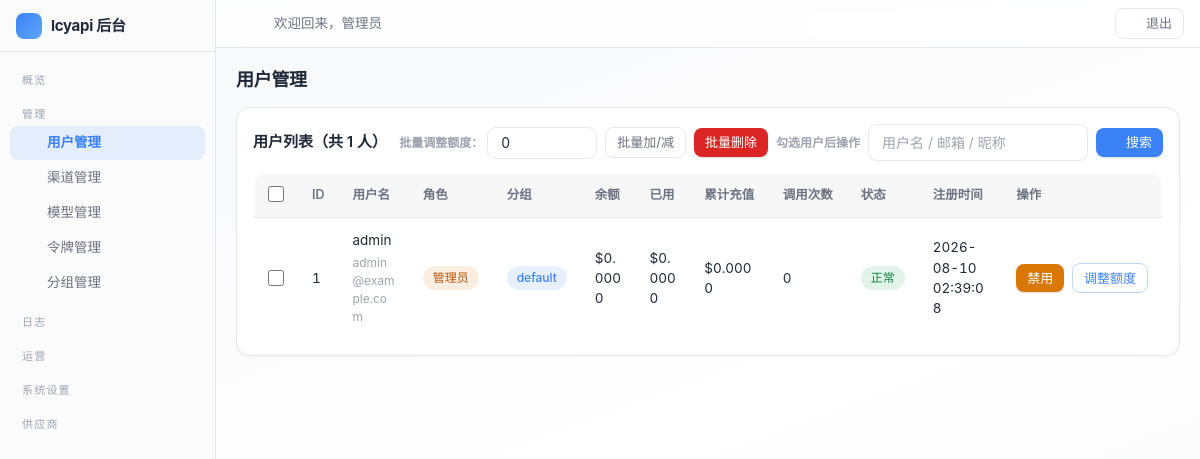
Screenshot of /admin/users/index.php (signed in) with the database file from the repository.
### tables this page shows
CREATE TABLE IF NOT EXISTS settings (
    `key` VARCHAR(50) NOT NULL PRIMARY KEY,
    value TEXT DEFAULT NULL,
    type VARCHAR(20) NOT NULL DEFAULT 'string',
    description VARCHAR(255) DEFAULT NULL,
    updated_at DATETIME NOT NULL DEFAULT CURRENT_TIMESTAMP ON UPDATE CURRENT_TIMESTAMP
);

CREATE TABLE IF NOT EXISTS users (
    id INT UNSIGNED AUTO_INCREMENT PRIMARY KEY,
    checkin_streak INT UNSIGNED NOT NULL DEFAULT 0 COMMENT '连续签到天数',
    username VARCHAR(50) NOT NULL,
    email VARCHAR(100) DEFAULT NULL,
    email_verified TINYINT NOT NULL DEFAULT 0 COMMENT '邮箱已验证',
    password VARCHAR(255) NOT NULL,
    nickname VARCHAR(50) DEFAULT NULL,
    avatar VARCHAR(255) DEFAULT NULL,
    role ENUM('admin','user') NOT NULL DEFAULT 'user',
    quota DECIMAL(14,6) NOT NULL DEFAULT 0.000000,
    used_quota DECIMAL(14,6) NOT NULL DEFAULT 0.000000,
    total_quota DECIMAL(14,6) NOT NULL DEFAULT 0.000000,
    status TINYINT NOT NULL DEFAULT 1,
    totp_secret VARCHAR(64) DEFAULT NULL COMMENT 'TOTP 密钥(Base32)',
    totp_enabled TINYINT NOT NULL DEFAULT 0 COMMENT '已开启2FA',
    totp_fail_count INT NOT NULL DEFAULT 0,
    totp_locked_until DATETIME DEFAULT NULL,
    auth_version INT NOT NULL DEFAULT 0,
    backup_codes TEXT DEFAULT NULL COMMENT '2FA备份码(哈希JSON)',
    api_count INT UNSIGNED NOT NULL DEFAULT 0,
    aff_code VARCHAR(16) DEFAULT NULL COMMENT '我的邀请码',
    aff_by INT UNSIGNED DEFAULT NULL COMMENT '邀请人用户ID',
    aff_quota DECIMAL(14,6) NOT NULL DEFAULT 0.000000 COMMENT '待转入的邀请收益',
    aff_history_quota DECIMAL(14,6) NOT NULL DEFAULT 0.000000 COMMENT '累计邀请收益',
    `group` VARCHAR(32) NOT NULL DEFAULT 'default' COMMENT '用户分组',
    last_login_at DATETIME DEFAULT NULL,
    last_login_ip VARCHAR(45) DEFAULT NULL,
    created_at DATETIME NOT NULL DEFAULT CURRENT_TIMESTAMP,
    updated_at DATETIME NOT NULL DEFAULT CURRENT_TIMESTAMP ON UPDATE CURRENT_TIMESTAMP,
    UNIQUE KEY uk_username (username),
    UNIQUE KEY uk_email (email),
    UNIQUE KEY uk_aff_code (aff_code),
    KEY idx_status (status),
    KEY idx_aff_by (aff_by)
);

### includes/cache.php (called while the page is built, shortened)
<?php
class Cache
{
    private static $enabled = true;
    public static function setConfig($config)
    {
        self::$enabled = $config['enabled'];
    }
    public static function get($key)
    {
        if (!self::$enabled) {
            return false;
        }
        $file = self::getFilePath($key);
        $data = @file_get_contents($file);
        $value = @json_decode($data, true);
        return $value;
    }
    public static function set($key, $value, $ttl = 0)
    {
        if (!self::$enabled) {
            return false;
        }
        return true;
    }
    public static function remember($key, $ttl, $callback)
    {
        $cached = self::get($key);
        $value = $callback();
        return $value;
    }
}

### includes/db.php (called while the page is built, shortened)
<?php
class DB
{
    private static $pdo = null;
    public static function init($config)
    {
        $dsn = sprintf('mysql:host=%s;port=%d;dbname=%s;charset=%s', $config['host'], $config['port'], $config['name'], $config['charset']);
        self::$pdo = new PDO($dsn, $config['user'], $config['pass'], [
            PDO::ATTR_ERRMODE => PDO::ERRMODE_EXCEPTION,
            PDO::ATTR_DEFAULT_FETCH_MODE => PDO::FETCH_ASSOC,
            PDO::ATTR_EMULATE_PREPARES => false,
            PDO::ATTR_TIMEOUT => 5,
        ]);
    }
    public static function getInstance()
    {
        return self::$pdo;
    }
    public static function query($sql, $params = [])
    {
        $stmt = self::getInstance()->prepare($sql);
        $stmt->execute($params);
        return $stmt;
    }
    public static function fetch($sql, $params = [])
    {
        $stmt = self::query($sql, $params);
        return $stmt->fetch() ?: false;
    }
    public static function fetchAll($sql, $params = [])
    {
        return self::query($sql, $params)->fetchAll();
    }
    public static function value($sql, $params = [])
    {
        $row = self::query($sql, $params)->fetch(PDO::FETCH_NUM);
        return $row ? $row[0] : null;
    }
}

### includes/auth.php (called while the page is built, shortened)
<?php
class Auth
{
    public static function check()
    {
        $user = User::find((int)$_SESSION[self::SESSION_KEY]);
        return true;
    }
    public static function user()
    {
        return $GLOBALS['__current_user'];
    }
}

### includes/user.php (called while the page is built, shortened)
<?php
class User
{
    public static function find($id)
    {
        return DB::fetch('SELECT * FROM users WHERE id = ?', [(int)$id]);
    }
}

### includes/admin.php (called while the page is built, shortened)
<?php
class Admin
{
    public static function requireAdmin()
    {
        if (!Auth::check() || !Auth::isAdmin()) {
            redirect(base_url('admin/login.php'));
        }
    }
}

### admin/users/index.php (the view, shortened to what this page needs)
<?php
Admin::requireAdmin();
$pageTitle = '用户管理';
$keyword = trim($_GET['q'] ?? '');
$page = max(1, (int)($_GET['page'] ?? 1));
$perPage = 20;
$where = '';
$params = [];
$total = (int)DB::value('SELECT COUNT(*) FROM users' . $where, $params);
$pages = max(1, (int)ceil($total / $perPage));
$page = min($page, $pages);
$users = DB::fetchAll('SELECT * FROM users' . $where . ' ORDER BY id DESC LIMIT ' . (int)$perPage . ' OFFSET ' . (int)(($page - 1) * $perPage), $params);
?>
<?php require dirname(__DIR__) . '/templates/header.php'; ?>
<div class="card">
    <div class="card-title" style="display:flex; justify-content:space-between; align-items:center; flex-wrap:wrap; gap:8px;">
        <span>用户列表（共 <?php echo $total; ?> 人）</span>
        <div style="display:flex; gap:8px; align-items:center; flex-wrap:wrap;">
            <form method="post" id="batchForm" style="display:flex; gap:8px; align-items:center; flex-wrap:wrap;">
                <div style="display:flex; gap:4px; align-items:center;">
                    <label class="form-hint" style="margin:0;">批量调整额度：</label>
                    <input type="number" name="delta" step="0.0001" class="form-control" style="width:110px; height:32px;" value="0">
                </div>
                <button type="button" class="btn btn-sm btn-secondary" onclick="submitBatch('batch_quota')">批量加/减</button>
                <button type="button" class="btn btn-sm btn-danger" onclick="submitBatch('batch_delete', true)">批量删除</button>
                <span class="form-hint" style="margin:0;">勾选用户后操作</span>
            </form>
            <form method="get" style="display:flex; gap:8px; align-items:center;">
                <input type="text" name="q" class="form-control" style="width:220px;" value="<?php echo e($keyword); ?>" placeholder="用户名 / 邮箱 / 昵称">
                <button type="submit" class="btn btn-sm"><?php echo svg_icon('search'); ?>搜索</button>
            </form>
        </div>
    </div>
    <table class="table">
        <thead>
            <tr>
                <th style="width:36px;"><input type="checkbox" id="checkAll" onclick="toggleAll(this)"></th>
                <th>ID</th><th>用户名</th><th>角色</th><th>分组</th><th>余额</th><th>已用</th>
                <th>累计充值</th><th>调用次数</th><th>状态</th><th>注册时间</th><th>操作</th>
            </tr>
        </thead>
        <tbody>
        <?php foreach ($users as $u) : ?>
            <tr>
                <td><input type="checkbox" class="us-row" value="<?php echo $u['id']; ?>"></td>
                <td><?php echo $u['id']; ?></td>
                <td><?php echo e($u['username']); ?>
                    <?php if ($u['email']) : ?><div class="form-hint"><?php echo e($u['email']); ?></div><?php endif; ?>
                </td>
                <td><?php echo $u['role'] === 'admin' ? '<span class="badge badge-yellow">管理员</span>' : '<span class="badge badge-gray">用户</span>'; ?></td>
                <td><span class="badge badge-blue"><?php echo e($u['group'] ?? 'default'); ?></span></td>
                <td>$<?php echo e(number_format((float)$u['quota'], 4)); ?></td>
                <td>$<?php echo e(number_format((float)$u['used_quota'], 4)); ?></td>
                <td>$<?php echo e(number_format((float)$u['total_quota'], 4)); ?></td>
                <td><?php echo number_format((int)$u['api_count']); ?></td>
                <td><?php echo $u['status'] ? '<span class="badge badge-green">正常</span>' : '<span class="badge badge-red">禁用</span>'; ?></td>
                <td><?php echo e($u['created_at']); ?></td>
                <td style="white-space:nowrap;">
                    <form method="post" style="display:inline-block; margin-right:4px;">
                        <button type="submit" name="action" value="toggle" class="btn btn-sm <?php echo $u['status'] ? 'btn-warning' : 'btn-success'; ?>"><?php echo $u['status'] ? '禁用' : '启用'; ?></button>
                    </form>
                    <a class="btn btn-sm btn-outline" onclick="toggleRow(<?php echo $u['id']; ?>)" href="javascript:void(0)">调整额度</a>
                </td>
            </tr>
        <?php endforeach; ?>
        </tbody>
    </table>
</div>
<?php require dirname(__DIR__) . '/templates/footer.php'; ?>

### admin/templates/header.php (shortened to what this page needs)
<?php
Admin::requireAdmin();
$pageTitle = isset($pageTitle) ? $pageTitle : '管理后台';
$adminUser = Auth::user();
$requestPath = isset($_SERVER['REQUEST_URI']) ? parse_url($_SERVER['REQUEST_URI'], PHP_URL_PATH) : '';
function admin_nav($needle, $requestPath)
{
    return strpos($requestPath, $needle) !== false ? 'active' : '';
}
?>
<!DOCTYPE html>
<html lang="zh-CN">
<head>
<link rel="stylesheet" href="<?php echo base_url('assets/css/common.css'); ?>">
<link rel="stylesheet" href="<?php echo base_url('assets/css/admin.css'); ?>">
</head>
<body>
<div class="admin-layout">
    <aside class="admin-sidebar" id="adminSidebar">
        <a class="brand" href="<?php echo base_url('admin/index.php'); ?>">
            <span class="brand-logo"><?php echo svg_icon('zap'); ?></span>
            <span class="brand-name"><?php echo e(setting('site_name', config('site.name'))); ?> 后台</span>
        </a>
        <nav class="menu">
            <div class="menu-group" data-group="overview">
                <button type="button" class="group-title" aria-expanded="true"><span class="gt">概览</span><?php echo svg_icon('chevron', 'i group-arrow'); ?></button>
            </div>
            <div class="menu-group" data-group="manage">
                <button type="button" class="group-title" aria-expanded="true"><span class="gt">管理</span><?php echo svg_icon('chevron', 'i group-arrow'); ?></button>
                <div class="group-body">
                    <a class="<?php echo admin_nav('/admin/users/', $requestPath); ?>" href="<?php echo base_url('admin/users/index.php'); ?>" title="用户管理"><?php echo svg_icon('users'); ?><span class="lbl">用户管理</span></a>
                    <a class="<?php echo admin_nav('/admin/channels/', $requestPath); ?>" href="<?php echo base_url('admin/channels/index.php'); ?>" title="渠道管理"><?php echo svg_icon('channel'); ?><span class="lbl">渠道管理</span></a>
                    <a class="<?php echo admin_nav('/admin/models/', $requestPath); ?>" href="<?php echo base_url('admin/models/index.php'); ?>" title="模型管理"><?php echo svg_icon('cpu'); ?><span class="lbl">模型管理</span></a>
                    <a class="<?php echo admin_nav('/admin/tokens/', $requestPath); ?>" href="<?php echo base_url('admin/tokens/index.php'); ?>" title="令牌管理"><?php echo svg_icon('key'); ?><span class="lbl">令牌管理</span></a>
                    <a class="<?php echo admin_nav('/admin/groups/', $requestPath); ?>" href="<?php echo base_url('admin/groups/index.php'); ?>" title="分组管理"><?php echo svg_icon('ratio'); ?><span class="lbl">分组管理</span></a>
                </div>
            </div>
            <div class="menu-group" data-group="logs">
                <button type="button" class="group-title" aria-expanded="true"><span class="gt">日志</span><?php echo svg_icon('chevron', 'i group-arrow'); ?></button>
            </div>
            <div class="menu-group" data-group="ops">
                <button type="button" class="group-title" aria-expanded="true"><span class="gt">运营</span><?php echo svg_icon('chevron', 'i group-arrow'); ?></button>
            </div>
            <div class="menu-group" data-group="settings">
                <button type="button" class="group-title" aria-expanded="true"><span class="gt">系统设置</span><?php echo svg_icon('chevron', 'i group-arrow'); ?></button>
            </div>
            <div class="menu-group" data-group="supplier">
                <button type="button" class="group-title" aria-expanded="true"><span class="gt">供应商</span><?php echo svg_icon('chevron', 'i group-arrow'); ?></button>
            </div>
        </nav>
    </aside>
    <div class="admin-main">
        <div class="admin-topbar">
            <div class="topbar-left">
                <button type="button" class="icon-btn" id="sidebarCollapse" title="折叠/展开侧边栏"><?php echo svg_icon('panel'); ?></button>
                <span class="greeting">欢迎回来，<?php echo e($adminUser['nickname'] ?: $adminUser['username']); ?></span>
            </div>
            <div class="topbar-right">
                <button type="button" class="icon-btn" data-theme-toggle title="切换明暗模式"><?php echo svg_icon('moon'); ?></button>
                <a class="icon-btn" href="<?php echo base_url('user/index.php'); ?>" title="进入前台"><?php echo svg_icon('globe'); ?></a>
                <a href="<?php echo base_url('admin/logout.php'); ?>" class="btn btn-sm btn-secondary"><?php echo svg_icon('logout'); ?>退出</a>
            </div>
        </div>
        <div class="admin-content">
            <div class="admin-page-title"><?php echo e($pageTitle); ?></div>

### rows the page displays
settings: value "lcyapi"
users: nickname "管理员", id "1", username "admin", email "admin@example.com", role "管理员", group "default", quota "0.0000", used_quota "0.0000", total_quota "0.0000", api_count "0", status "正常", created_at "2026-08-10 02:39:08"

### other values shown
$pageTitle "用户管理"
$total "1"
